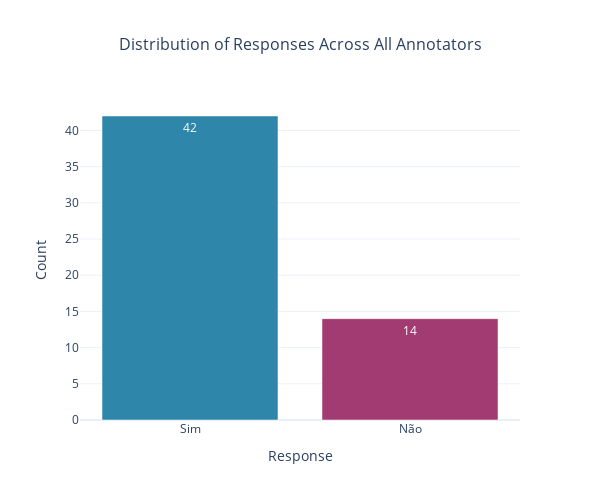

The notebook cell this image was saved under:
### Code cell
# =============================================================================
# VISUALIZATION 3: Response Distribution
# =============================================================================

print("3. Response Distribution Across All Annotators")

response_dist = ivc.stack().value_counts()
fig3 = go.Figure(data=go.Bar(x=response_dist.index, y=response_dist.values, text=response_dist.values, textposition="auto", marker_color=["#2E86AB", "#A23B72"]))

fig3.update_layout(title={"text": "Distribution of Responses Across All Annotators", "x": 0.5, "font": {"size": 16}}, xaxis_title="Response", yaxis_title="Count", height=500, width=600)

fig3.show()

# Save the figure
fig3.write_html(images_path / "03_iaa_response_distribution.html")
fig3.write_image(images_path / "03_iaa_response_distribution.png", width=600, height=500, scale=3)
print(f"Saved: 03_iaa_response_distribution.html and .png")

### Figure 1 — Plotly figure (JSON) as saved in the notebook; plotly's stock layout.template omitted (floating-point values rounded to 4 significant figures)
{"data": [{"marker": {"color": ["#2E86AB", "#A23B72"]}, "text": [42.0, 14.0], "textposition": "auto", "type": "bar", "x": ["Sim", "Não"], "y": [42, 14]}], "layout": {"height": 500, "title": {"font": {"size": 16}, "text": "Distribution of Responses Across All Annotators", "x": 0.5}, "width": 600, "xaxis": {"title": {"text": "Response"}}, "yaxis": {"title": {"text": "Count"}}}}
